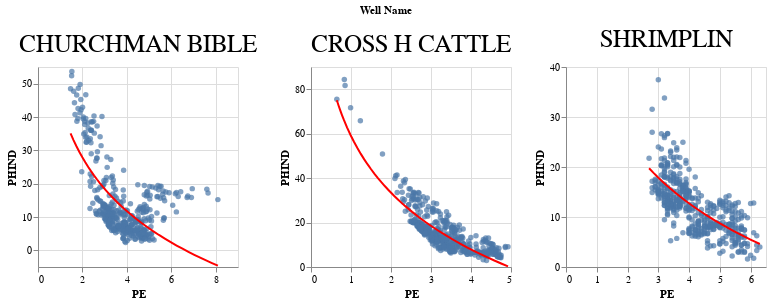

Notebook source saved alongside this figure:
### Markdown cell above
Nos variables semblent avoir une relation complexe. Mais on peut remarquer une certaine tendance entre la variable PHIND (Average of neutron and density log) et la variable PE (photoelectric effect log).

### Code cell
WN=np.random.choice(df['Well Name'].unique(),3)

CheckRelPE_PHIND=df[df['Well Name'].isin(WN)][['Well Name','PE','PHIND']]

scatter=alt.Chart(CheckRelPE_PHIND).mark_circle().encode(
                x='PE:Q',
                y='PHIND:Q').properties(height=200,width=200)


scatter = scatter + scatter.transform_regression('PE', 'PHIND',method='log').mark_line(
     color='red',
)



chart = scatter.facet(
    columns=3
    , facet=alt.Facet('Well Name',header=alt.Header(labelFontSize=25))
).resolve_scale(
    x='independent',
    y='independent'
)

chart.display()

### Figure 1 — Vega-Lite specification as saved in the notebook (floating-point values rounded to 4 significant figures; data arrays with more than 128 entries replaced by an {"elided": "..."} marker saying what was removed)
{"config": {"view": {"continuousWidth": 400, "continuousHeight": 300}}, "data": {"name": "data-b7019aeb2273ede35c90fbb56f23cd53"}, "facet": {"type": "nominal", "field": "Well Name", "header": {"labelFontSize": 25}}, "spec": {"layer": [{"mark": "circle", "encoding": {"x": {"type": "quantitative", "field": "PE"}, "y": {"type": "quantitative", "field": "PHIND"}}, "height": 200, "width": 200}, {"mark": {"type": "line", "color": "red"}, "encoding": {"x": {"type": "quantitative", "field": "PE"}, "y": {"type": "quantitative", "field": "PHIND"}}, "height": 200, "transform": [{"on": "PE", "regression": "PHIND", "method": "log"}], "width": 200}]}, "columns": 3, "resolve": {"scale": {"x": "independent", "y": "independent"}}, "$schema": "https://vega.github.io/schema/vega-lite/v4.8.1.json", "datasets": {"data-b7019aeb2273ede35c90fbb56f23cd53": {"elided": "1375 records"}}}
